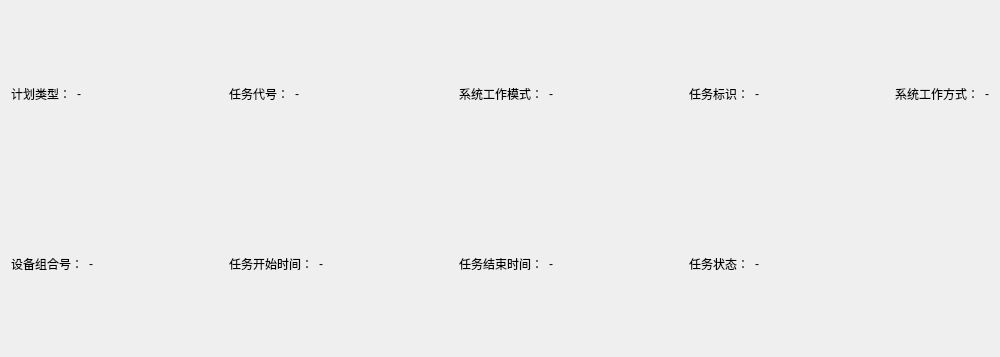
<?xml version="1.0" encoding="UTF-8"?>
<ui version="4.0">
 <class>TaskPlanWidget</class>
 <widget class="QWidget" name="TaskPlanWidget">
  <property name="geometry">
   <rect>
    <x>0</x>
    <y>0</y>
    <width>1000</width>
    <height>357</height>
   </rect>
  </property>
  <property name="windowTitle">
   <string>Form</string>
  </property>
  <layout class="QGridLayout" name="gridLayout">
   <item row="0" column="6">
    <layout class="QHBoxLayout" name="horizontalLayout_7">
     <item>
      <widget class="QLabel" name="label_7">
       <property name="text">
        <string>任务标识：</string>
       </property>
      </widget>
     </item>
     <item>
      <widget class="QLabel" name="taskIdentityLabel">
       <property name="text">
        <string>-</string>
       </property>
      </widget>
     </item>
    </layout>
   </item>
   <item row="0" column="8">
    <layout class="QHBoxLayout" name="horizontalLayout_9">
     <item>
      <widget class="QLabel" name="label_9">
       <property name="text">
        <string>系统工作方式：</string>
       </property>
      </widget>
     </item>
     <item>
      <widget class="QLabel" name="systemWorkWayLabel">
       <property name="text">
        <string>-</string>
       </property>
      </widget>
     </item>
    </layout>
   </item>
   <item row="1" column="6">
    <layout class="QHBoxLayout" name="horizontalLayout_8">
     <item>
      <widget class="QLabel" name="label_17">
       <property name="text">
        <string>任务状态：</string>
       </property>
      </widget>
     </item>
     <item>
      <widget class="QLabel" name="taskStatusLabel">
       <property name="text">
        <string>-</string>
       </property>
      </widget>
     </item>
    </layout>
   </item>
   <item row="0" column="1">
    <spacer name="horizontalSpacer">
     <property name="orientation">
      <enum>Qt::Horizontal</enum>
     </property>
     <property name="sizeHint" stdset="0">
      <size>
       <width>40</width>
       <height>20</height>
      </size>
     </property>
    </spacer>
   </item>
   <item row="1" column="0">
    <layout class="QHBoxLayout" name="horizontalLayout_2">
     <item>
      <widget class="QLabel" name="label_11">
       <property name="text">
        <string>设备组合号：</string>
       </property>
      </widget>
     </item>
     <item>
      <widget class="QLabel" name="equipmentNumLabel">
       <property name="text">
        <string>-</string>
       </property>
      </widget>
     </item>
    </layout>
   </item>
   <item row="0" column="5">
    <spacer name="horizontalSpacer_3">
     <property name="orientation">
      <enum>Qt::Horizontal</enum>
     </property>
     <property name="sizeHint" stdset="0">
      <size>
       <width>40</width>
       <height>20</height>
      </size>
     </property>
    </spacer>
   </item>
   <item row="0" column="3">
    <spacer name="horizontalSpacer_2">
     <property name="orientation">
      <enum>Qt::Horizontal</enum>
     </property>
     <property name="sizeHint" stdset="0">
      <size>
       <width>40</width>
       <height>20</height>
      </size>
     </property>
    </spacer>
   </item>
   <item row="0" column="4">
    <layout class="QHBoxLayout" name="horizontalLayout_6">
     <item>
      <widget class="QLabel" name="label_5">
       <property name="text">
        <string>系统工作模式：</string>
       </property>
      </widget>
     </item>
     <item>
      <widget class="QLabel" name="systemWorkModeLabel">
       <property name="text">
        <string>-</string>
       </property>
      </widget>
     </item>
    </layout>
   </item>
   <item row="0" column="7">
    <spacer name="horizontalSpacer_4">
     <property name="orientation">
      <enum>Qt::Horizontal</enum>
     </property>
     <property name="sizeHint" stdset="0">
      <size>
       <width>40</width>
       <height>20</height>
      </size>
     </property>
    </spacer>
   </item>
   <item row="0" column="0">
    <layout class="QHBoxLayout" name="horizontalLayout">
     <item>
      <widget class="QLabel" name="label">
       <property name="text">
        <string>计划类型：</string>
       </property>
      </widget>
     </item>
     <item>
      <widget class="QLabel" name="planTypeLabel">
       <property name="text">
        <string>-</string>
       </property>
      </widget>
     </item>
    </layout>
   </item>
   <item row="0" column="2">
    <layout class="QHBoxLayout" name="horizontalLayout_3">
     <item>
      <widget class="QLabel" name="label_3">
       <property name="text">
        <string>任务代号：</string>
       </property>
      </widget>
     </item>
     <item>
      <widget class="QLabel" name="taskCodeLabel">
       <property name="text">
        <string>-</string>
       </property>
      </widget>
     </item>
    </layout>
   </item>
   <item row="1" column="2">
    <layout class="QHBoxLayout" name="horizontalLayout_4">
     <item>
      <widget class="QLabel" name="label_13">
       <property name="text">
        <string>任务开始时间：</string>
       </property>
      </widget>
     </item>
     <item>
      <widget class="QLabel" name="taskStartTimeLabel">
       <property name="text">
        <string>-</string>
       </property>
      </widget>
     </item>
    </layout>
   </item>
   <item row="1" column="4">
    <layout class="QHBoxLayout" name="horizontalLayout_5">
     <item>
      <widget class="QLabel" name="label_15">
       <property name="text">
        <string>任务结束时间：</string>
       </property>
      </widget>
     </item>
     <item>
      <widget class="QLabel" name="taskEndTimeLabel">
       <property name="text">
        <string>-</string>
       </property>
      </widget>
     </item>
    </layout>
   </item>
  </layout>
 </widget>
 <resources/>
 <connections/>
</ui>
